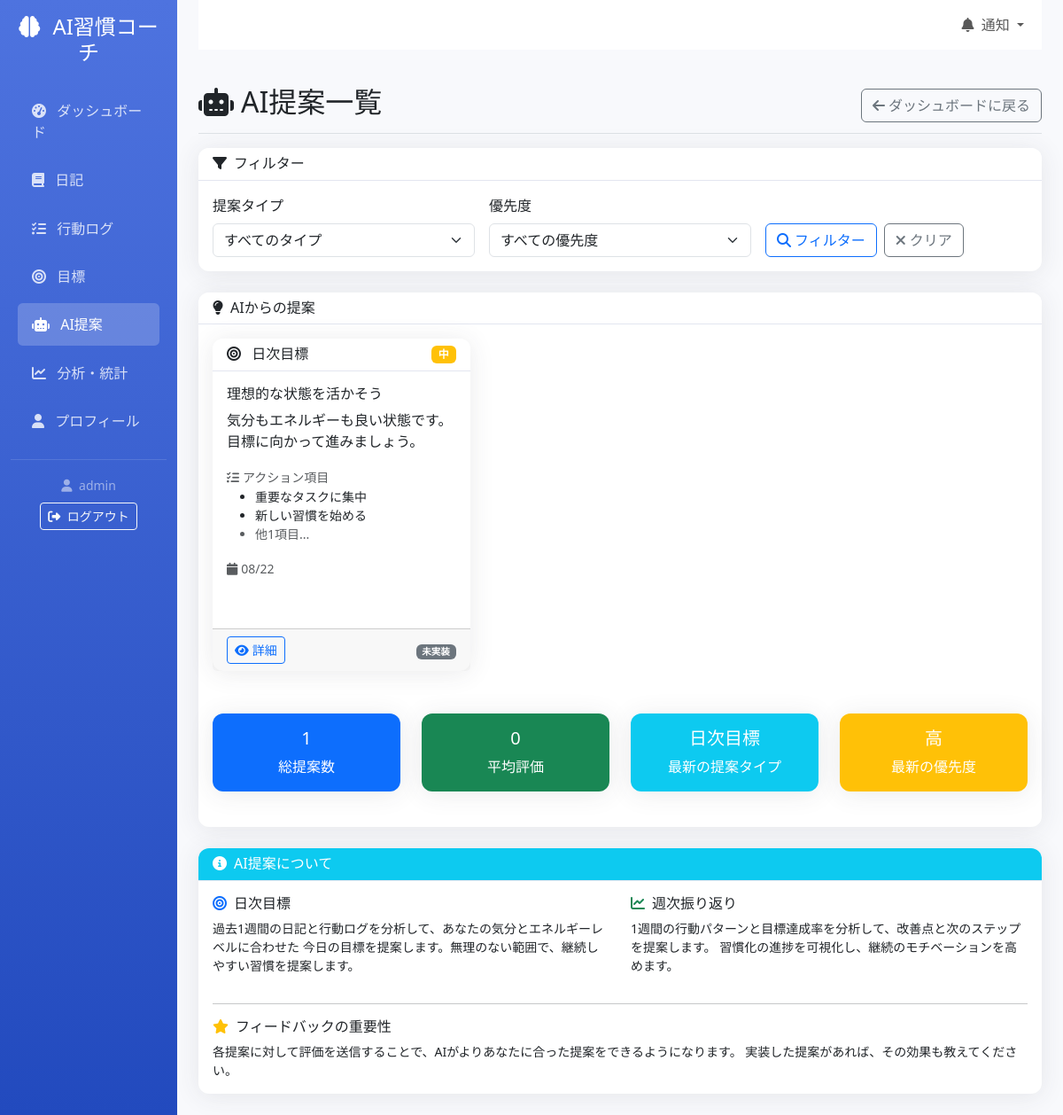
Page /ai-recommendations/ (signed in) on the committed database.
### myapp/models.py (models this page shows, shortened)
class AIRecommendation(models.Model):
    user = models.ForeignKey(User, on_delete=models.CASCADE, verbose_name="ユーザー")  # 対象ユーザー
    date = models.DateField(default=timezone.now, verbose_name="提案日")               # 提案日
    recommendation_type = models.CharField(
        max_length=50,
        choices=[
            ('daily_goal', '日次目標'),
            ('habit_suggestion', '習慣提案'),
            ('motivation', 'モチベーション'),
            ('reflection', '振り返り')
        ],
        verbose_name="提案タイプ"
    )
    title = models.CharField(max_length=200, verbose_name="提案タイトル")               # 提案タイトル
    content = models.TextField(verbose_name="提案内容")                                # 提案本文
    reasoning = models.TextField(verbose_name="提案理由")                              # AIの根拠
    action_items = models.JSONField(default=list, verbose_name="具体的なアクション")    # アクションリスト
    priority = models.CharField(
        max_length=20,
        choices=[
            ('low', '低'),
            ('medium', '中'),
            ('high', '高')
        ],
        default='medium',
        verbose_name="優先度"
    )
    is_implemented = models.BooleanField(default=False, verbose_name="実装済み")        # 実装済みフラグ
    feedback_rating = models.IntegerField(
        choices=[(i, str(i)) for i in range(1, 6)],
        null=True,
        blank=True,
        verbose_name="フィードバック評価"
    )
    created_at = models.DateTimeField(auto_now_add=True, verbose_name="作成日時")      # 作成日時
    class Meta:
        verbose_name = "AI提案"
        verbose_name_plural = "AI提案"
        unique_together = ['user', 'date', 'recommendation_type']  # 1日1タイプ1件

### myapp/views.py (the view)
# urls.py: path('ai-recommendations/', views.ai_recommendations, name='ai_recommendations'),  # AI提案一覧
@login_required
def ai_recommendations(request):
    recommendations = AIRecommendation.objects.filter(
        user=request.user
    ).order_by('-date', '-created_at')
    type_filter = request.GET.get('type')
    if type_filter:
        recommendations = recommendations.filter(recommendation_type=type_filter)
    return render(request, 'myapp/ai_recommendations.html', {
        'recommendations': recommendations
    })

### myapp/templates/myapp/ai_recommendations.html (shortened to what this page needs)
{% extends 'myapp/base.html' %}
{% block content %}
<div class="d-flex justify-content-between flex-wrap flex-md-nowrap align-items-center pt-3 pb-2 mb-3 border-bottom">
    <h1 class="h2">
        <i class="fas fa-robot me-2"></i>AI提案一覧
    </h1>
    <div class="btn-toolbar mb-2 mb-md-0">
        <a href="{% url 'myapp:dashboard' %}" class="btn btn-outline-secondary">
            <i class="fas fa-arrow-left me-1"></i>ダッシュボードに戻る
        </a>
    </div>
</div>
<div class="card mb-4">
    <div class="card-header">
        <h6 class="mb-0">
            <i class="fas fa-filter me-2"></i>フィルター
        </h6>
    </div>
    <div class="card-body">
        <form method="get" class="row g-3">
            <div class="col-md-4">
                <label for="type" class="form-label">提案タイプ</label>
                <select name="type" id="type" class="form-select">
                    <option value="">すべてのタイプ</option>
                </select>
            </div>
            <div class="col-md-4">
                <label for="priority" class="form-label">優先度</label>
                <select name="priority" id="priority" class="form-select">
                    <option value="">すべての優先度</option>
                </select>
            </div>
            <div class="col-md-4 d-flex align-items-end">
                <button type="submit" class="btn btn-outline-primary me-2">
                    <i class="fas fa-search me-1"></i>フィルター
                </button>
                <a href="{% url 'myapp:ai_recommendations' %}" class="btn btn-outline-secondary">
                    <i class="fas fa-times me-1"></i>クリア
                </a>
            </div>
        </form>
    </div>
</div>
<div class="card">
    <div class="card-header">
        <h6 class="mb-0">
            <i class="fas fa-lightbulb me-2"></i>AIからの提案
        </h6>
    </div>
    <div class="card-body">
        {% if recommendations %}
            <div class="row">
                {% for recommendation in recommendations %}
                <div class="col-md-6 col-lg-4 mb-4">
                    <div class="card h-100 border-{% if recommendation.priority == 'high' %}danger{% elif recommendation.priority == 'medium' %}warning{% else %}info{% endif %}">
                        <div class="card-header d-flex justify-content-between align-items-center">
                            <h6 class="mb-0">
                                <i class="fas fa-{% if recommendation.recommendation_type == 'daily_goal' %}bullseye{% else %}chart-line{% endif %} me-2"></i>
                                {% if recommendation.recommendation_type == 'daily_goal' %}日次目標{% else %}週次振り返り{% endif %}
                            </h6>
                            <span class="badge bg-{% if recommendation.priority == 'high' %}danger{% elif recommendation.priority == 'medium' %}warning{% else %}info{% endif %}">
                                {% if recommendation.priority == 'high' %}高
                                {% elif recommendation.priority == 'medium' %}中
                                {% else %}低{% endif %}
                            </span>
                        </div>
                        <div class="card-body">
                            <h6 class="card-title">{{ recommendation.title }}</h6>
                            <p class="card-text">{{ recommendation.content|truncatechars:100 }}</p>
                            {% if recommendation.action_items %}
                                <div class="mb-3">
                                    <small class="text-muted">
                                        <i class="fas fa-tasks me-1"></i>アクション項目
                                    </small>
                                    <ul class="small mb-0">
                                        {% for item in recommendation.action_items|slice:":2" %}
                                            <li>{{ item }}</li>
                                        {% endfor %}
                                        {% if recommendation.action_items|length > 2 %}
                                            <li class="text-muted">他{{ recommendation.action_items|length|add:"-2" }}項目...</li>
                                        {% endif %}
                                    </ul>
                                </div>
                            {% endif %}
                            <div class="mb-3">
                                <small class="text-muted">
                                    <i class="fas fa-calendar me-1"></i>{{ recommendation.date|date:"m/d" }}
                                </small>
                            </div>
                        </div>
                        <div class="card-footer">
                            <div class="d-flex justify-content-between align-items-center">
                                <a href="{% url 'myapp:ai_recommendation_detail' recommendation.id %}" class="btn btn-outline-primary btn-sm">
                                    <i class="fas fa-eye me-1"></i>詳細
                                </a>
                                <small class="text-muted">
                                    {% if recommendation.is_implemented %}
                                        <span class="badge bg-success">実装済み</span>
                                    {% else %}
                                        <span class="badge bg-secondary">未実装</span>
                                    {% endif %}
                                </small>
                            </div>
                        </div>
                    </div>
                </div>
                {% endfor %}
            </div>
            <div class="row mt-4">
                <div class="col-md-3">
                    <div class="card bg-primary text-white">
                        <div class="card-body text-center">
                            <h5 class="card-title">{{ recommendations.count }}</h5>
                            <p class="card-text">総提案数</p>
                        </div>
                    </div>
                </div>
                <div class="col-md-3">
                    <div class="card bg-success text-white">
                        <div class="card-body text-center">
                            <h5 class="card-title">
                                {% for rec in recommendations %}
                                    {% if forloop.first %}
                                        {{ rec.feedback_rating|default:"0" }}
                                    {% endif %}
                                {% endfor %}
                            </h5>
                            <p class="card-text">平均評価</p>
                        </div>
                    </div>
                </div>
                <div class="col-md-3">
                    <div class="card bg-info text-white">
                        <div class="card-body text-center">
                            <h5 class="card-title">
                                {% for rec in recommendations %}
                                    {% if forloop.first %}
                                        {{ rec.recommendation_type|yesno:"日次目標,週次振り返り" }}
                                    {% endif %}
                                {% endfor %}
                            </h5>
                            <p class="card-text">最新の提案タイプ</p>
                        </div>
                    </div>
                </div>
                <div class="col-md-3">
                    <div class="card bg-warning text-white">
                        <div class="card-body text-center">
                            <h5 class="card-title">
                                {% for rec in recommendations %}
                                    {% if forloop.first %}
                                        {{ rec.priority|yesno:"高,中,低" }}
                                    {% endif %}
                                {% endfor %}
                            </h5>
                            <p class="card-text">最新の優先度</p>
                        </div>
                    </div>
                </div>
            </div>
        {% endif %}
    </div>
</div>
<div class="card mt-4">
    <div class="card-header bg-info text-white">
        <h6 class="mb-0">
            <i class="fas fa-info-circle me-2"></i>AI提案について
        </h6>
    </div>
    <div class="card-body">
        <div class="row">
            <div class="col-md-6">
                <h6><i class="fas fa-bullseye text-primary me-2"></i>日次目標</h6>
                <p class="small">
                    過去1週間の日記と行動ログを分析して、あなたの気分とエネルギーレベルに合わせた
                    今日の目標を提案します。無理のない範囲で、継続しやすい習慣を提案します。
                </p>
            </div>
            <div class="col-md-6">
                <h6><i class="fas fa-chart-line text-success me-2"></i>週次振り返り</h6>
                <p class="small">
                    1週間の行動パターンと目標達成率を分析して、改善点と次のステップを提案します。
                    習慣化の進捗を可視化し、継続のモチベーションを高めます。
                </p>
            </div>
        </div>
        <hr>
        <div class="row">
            <div class="col-md-12">
                <h6><i class="fas fa-star text-warning me-2"></i>フィードバックの重要性</h6>
                <p class="small mb-0">
                    各提案に対して評価を送信することで、AIがよりあなたに合った提案をできるようになります。
                    実装した提案があれば、その効果も教えてください。
                </p>
            </div>
        </div>
    </div>
</div>
{% endblock %}

### myapp/templates/myapp/base.html (shortened to what this page needs)
<!DOCTYPE html>
<html lang="ja">
<head>
    <link href="https://cdn.jsdelivr.net/npm/bootstrap@5.3.0/dist/css/bootstrap.min.css" rel="stylesheet">
    <link rel="stylesheet" href="https://cdnjs.cloudflare.com/ajax/libs/font-awesome/6.4.0/css/all.min.css">
</head>
<body>
    <div class="container-fluid">
        <div class="row">
            <nav class="col-md-3 col-lg-2 d-md-block sidebar collapse">
                <div class="position-sticky pt-3">
                    <div class="text-center mb-4">
                        <h4 class="text-white">
                            <i class="fas fa-brain me-2"></i>
                            AI習慣コーチ
                        </h4>
                    </div>
                    <ul class="nav flex-column">
                        <li class="nav-item">
                            <a class="nav-link {% if request.resolver_match.url_name == 'dashboard' %}active{% endif %}" href="{% url 'myapp:dashboard' %}">
                                <i class="fas fa-tachometer-alt me-2"></i>
                                ダッシュボード
                            </a>
                        </li>
                        <li class="nav-item">
                            <a class="nav-link {% if 'diary' in request.resolver_match.url_name %}active{% endif %}" href="{% url 'myapp:diary_list' %}">
                                <i class="fas fa-book me-2"></i>
                                日記
                            </a>
                        </li>
                        <li class="nav-item">
                            <a class="nav-link {% if 'action' in request.resolver_match.url_name %}active{% endif %}" href="{% url 'myapp:action_log_list' %}">
                                <i class="fas fa-list-check me-2"></i>
                                行動ログ
                            </a>
                        </li>
                        <li class="nav-item">
                            <a class="nav-link {% if 'goal' in request.resolver_match.url_name %}active{% endif %}" href="{% url 'myapp:goal_list' %}">
                                <i class="fas fa-bullseye me-2"></i>
                                目標
                            </a>
                        </li>
                        <li class="nav-item">
                            <a class="nav-link {% if 'ai' in request.resolver_match.url_name %}active{% endif %}" href="{% url 'myapp:ai_recommendations' %}">
                                <i class="fas fa-robot me-2"></i>
                                AI提案
                            </a>
                        </li>
                        <li class="nav-item">
                            <a class="nav-link {% if request.resolver_match.url_name == 'analytics' %}active{% endif %}" href="{% url 'myapp:analytics' %}">
                                <i class="fas fa-chart-line me-2"></i>
                                分析・統計
                            </a>
                        </li>
                        <li class="nav-item">
                            <a class="nav-link {% if request.resolver_match.url_name == 'profile' %}active{% endif %}" href="{% url 'myapp:profile' %}">
                                <i class="fas fa-user me-2"></i>
                                プロフィール
                            </a>
                        </li>
                    </ul>
                    <hr class="text-white-50">
                    <div class="text-center">
                        <small class="text-white-50">
                            <i class="fas fa-user me-1"></i>
                            {{ user.username }}
                        </small>
                        <br>
                        <a href="{% url 'logout' %}" class="btn btn-outline-light btn-sm mt-2">
                            <i class="fas fa-sign-out-alt me-1"></i>
                            ログアウト
                        </a>
                    </div>
                </div>
            </nav>
            <main class="col-md-9 ms-sm-auto col-lg-10 px-md-4 main-content">
                <nav class="navbar navbar-expand-lg navbar-light bg-white mb-4">
                    <div class="container-fluid">
                        <div class="navbar-nav ms-auto">
                            <div class="nav-item dropdown">
                                <a class="nav-link dropdown-toggle" href="#" role="button" data-bs-toggle="dropdown">
                                    <i class="fas fa-bell me-1"></i>
                                    通知
                                </a>
                            </div>
                        </div>
                    </div>
                </nav>
                {% block content %}{% endblock %}
            </main>
        </div>
    </div>
</body>
</html>

### rows in the picture
AIRecommendation: shows "日次目標", shows "中", title "理想的な状態を活かそう", content "気分もエネルギーも良い状態です。目標に向かって進みましょう。", action_items "重要なタスクに集中" "新しい習慣を始める", action_items|length "1", date "08/22", is_implemented "未実装", feedback_rating "0", recommendation_type "日次目標", priority "高"

### other values in the picture
{{ user.username }} "admin"
{{ recommendations.count }} "1"
